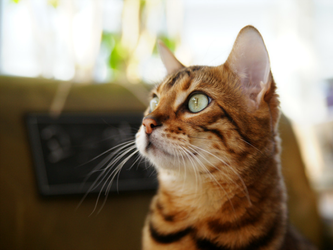
#> input picture MAC/python3/tron_transmit/basic_examples/cat.bmp, 333 x 250 px, shrunk from 640 x 480 before the run
$ python cv2_image_show.py
#> lines starting #> are read from the running program, lines starting #| are printed output that depends on the picture
import cv2

img = cv2.imread("cat.bmp")
#> img is the input picture: shape (250, 333, 3); mean B, G, R 104.5, 125.6, 140.8
img2 = cv2.imread("images/a.jpg")
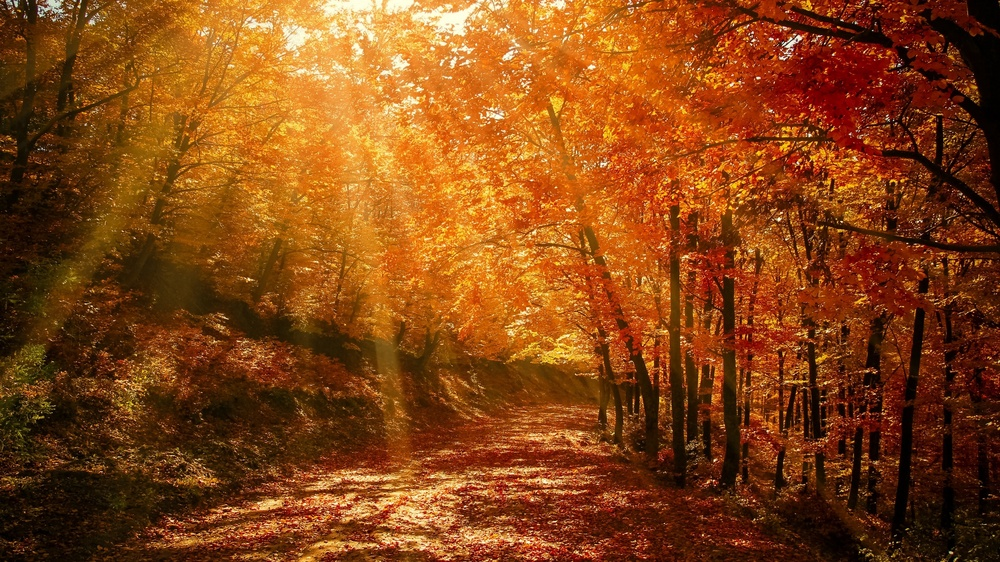
#> input picture MAC/python3/tron_transmit/basic_examples/images/a.jpg, 1000 x 562 px, shrunk from 1920 x 1080 before the run
#> img2 is the input picture: shape (562, 1000, 3); mean B, G, R 21.4, 68.8, 132.2
img3 = cv2.imread('images/b.jpg')
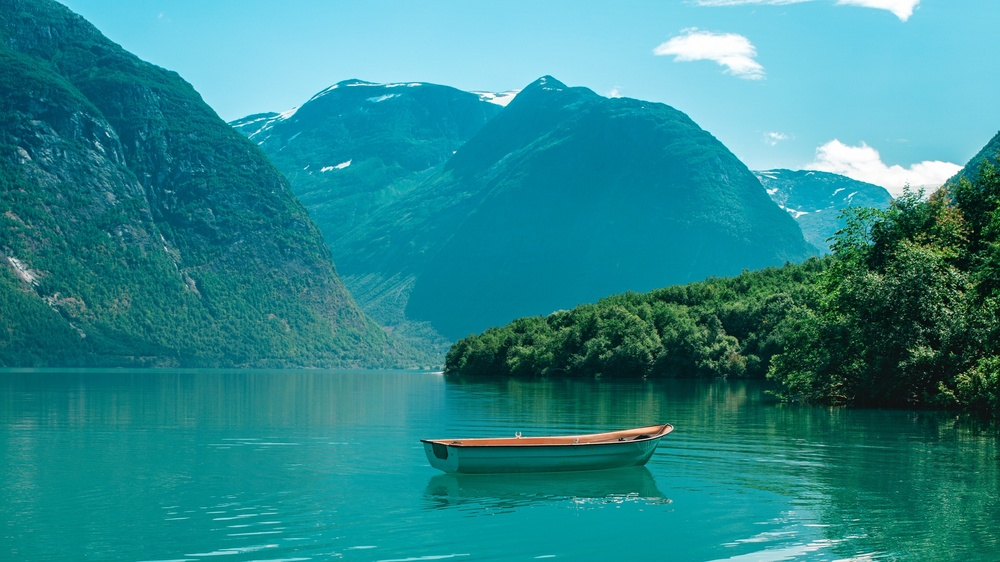
#> input picture MAC/python3/tron_transmit/basic_examples/images/b.jpg, 1000 x 562 px, shrunk from 1920 x 1080 before the run
#> img3 is the input picture: shape (562, 1000, 3); mean B, G, R 142.4, 136.6, 41.9

cv2.namedWindow("img")
cv2.namedWindow('img2')
cv2.namedWindow("img3")

cv2.imshow('img', img)
cv2.imshow('img2', img2)
cv2.imshow('img3', img3)

cv2.waitKey()
print("wait done")
cv2.destroyWindow('img')
cv2.waitKey()
